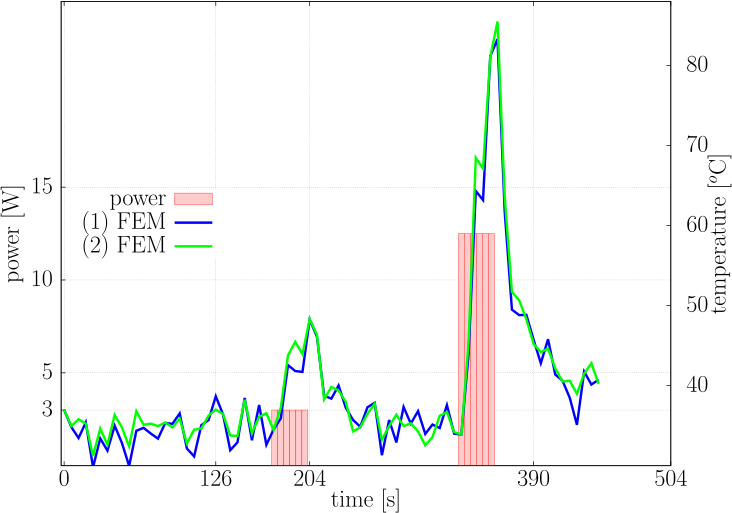

This figure's Python source:
#! /usr/bin/env python
# $Id: demo.py 299 2007-03-30 12:52:17Z mhagger $

# Copyright (C) 1999-2003 Michael Haggerty <mhagger@alum.mit.edu>
#
# This file is licensed under the GNU Lesser General Public License
# (LGPL).  See LICENSE.txt for details.

"""demo.py -- Demonstrate the Gnuplot python module.

Run this demo by typing 'python demo.py'.  For a more complete test of
the Gnuplot package, see test.py.

"""

from numpy import *

# If the package has been installed correctly, this should work:
import Gnuplot, Gnuplot.funcutils,os

def PowerProfile(y):
    x = y/6.
    if(x<29):
     return 0
    elif(x<34):
     return 3.0
    elif(x<55):
     return 0
    elif(x<60):
     return 12.5
    else:
     return 0

def PlotPower(outputName):
    """Demonstrate the Gnuplot package."""

    # A straightforward use of gnuplot.  The `debug=1' switch is used
    # in these examples so that the commands that are sent to gnuplot
    # are also output on stderr.
    g = Gnuplot.Gnuplot(debug=1)
    #g.title('A simple example') # (optional)
    g('set term pslatex color size 7.5,5.25')
    g('set   output "%s.tex"' % outputName )
    g.xlabel('time  [s]') # (optional)
    g.ylabel('power [W]') # (optional)

    dataFiles = [["profiles/temperature0.0.csv","(2) FEM" ,(2,0),("x1y2",2,1)],
                 ["profiles/temperature1.0.csv","(1) FEM" ,(2,0),("x1y2",3,1)]
                ]
    deltat=6.0
    data = {}
    for filename,varName,(xcomp,ycomp),(axisplot,lc,lt)  in dataFiles:
       csvData = loadtxt(filename,delimiter=',',skiprows=1)
       data[varName] = Gnuplot.Data(deltat * csvData [:,xcomp] , csvData [:,ycomp],
                        title=varName,
                        with_='l lw 7 lc %d lt %d ' % (lc,lt) ,axes=axisplot )
    acquisitionImageID = [0,16,21,34,65,84]
    acquisitionImageID = [0,21,34,65,84]
    acquisitionTime =  map( lambda t : t*deltat, acquisitionImageID )
    maxTime = acquisitionTime[-1] 
    # give gnuplot an arbitrary commands
    g('set xr [*:%f]' % (maxTime)) 
    g('set grid') 
    g('set yr [*:25.0]') 
    g('set ytics  (3,5,10,15) nomirror ' ) 
    g('set y2r [30:88]' ) 
    g('set y2tics  (40,50,60,70,80) ' ) 
    g('set y2label  "temperature [$^o$C]"' ) # (optional)
    xtics = ','.join( [ '"%d" %f' % (time,time) for time in acquisitionTime] )
    g('set xtics (%s)' % xtics ) 
    # output to pdf
    #g('set term pslatex color size 7.5,5.25')
    #g('set   output "powerProfile.tex"         ')
    g('set key spacing 1.7 at 130,15')
    #g('set label "{\\\\normalsize (1) normal heating}" at 370,3.9 ')
    #g('set label "{\\\\normalsize (2) nanoparticle mediated heating}"   at 370,12.1 ')
    #g('set label "{\\\\small$\\\\delta t_{heating} = [204,390] $}" at 300,7.7 ')
    #g('set label "{\\\\small$\\\\delta t_{cooling} = [390,504] $}" at 450,6.7 ')


    time = arange(0,maxTime,5, dtype='float_')
    data['power'] = Gnuplot.Data(time, map(PowerProfile,time), title='power', with_='boxes fs solid 0.2 lc 1 ')

    # Plot a list of (x, y) pairs (tuples or a numpy array would
    # also be OK):
    #g.plot([[0,1.1], [1,5.8], [2,3.3], [3,4.2]])
    g.plot(data['power'],data['(1) FEM'],data['(2) FEM'])
    g('unset output ') # flush the output buffer
    os.system("""latex -jobname %s                                     \
\\\\documentclass{article}                                             \
\\\\usepackage{amssymb,amsfonts,amsmath}                               \
\\\\usepackage{nopageno}                                               \
\\\\usepackage[left=.5in,right=.5in,top=1.0in,bottom=.5in]{geometry}   \
\\\\begin{document}                                                    \
\\\\LARGE                                                              \
\\\\begin{center}                                                      \
\\\\input{%s}                                                          \
\\\\end{center}                                                        \
\\\\end{document}                                                      \
    """ % (outputName,outputName) )
    os.system("dvipdf  %s.dvi" % outputName)
    os.system("pdfcrop %s.pdf" % outputName)
    os.system("mv      %s-crop.pdf %s.pdf" % (outputName,outputName) )
    ## raw_input('Please press return to continue...\n')

    ## g.reset()
    ## # Plot one dataset from an array and one via a gnuplot function;
    ## # also demonstrate the use of item-specific options:
    ## x = arange(10, dtype='float_')
    ## y1 = x**2
    ## # Notice how this plotitem is created here but used later?  This
    ## # is convenient if the same dataset has to be plotted multiple
    ## # times.  It is also more efficient because the data need only be
    ## # written to a temporary file once.
    ## d = Gnuplot.Data(x, y1,
    ##                  title='calculated by python',
    ##                  with_='points 3 3')
    ## g.title('Data can be computed by python or gnuplot')
    ## g.xlabel('x')
    ## g.ylabel('x squared')
    ## # Plot a function alongside the Data PlotItem defined above:
    ## g.plot(Gnuplot.Func('x**2', title='calculated by gnuplot'), d)
    ## raw_input('Please press return to continue...\n')

    ## # Save what we just plotted as a color postscript file.

    ## # With the enhanced postscript option, it is possible to show `x
    ## # squared' with a superscript (plus much, much more; see `help set
    ## # term postscript' in the gnuplot docs).  If your gnuplot doesn't
    ## # support enhanced mode, set `enhanced=0' below.
    ## g.ylabel('x^2') # take advantage of enhanced postscript mode
    ## g.hardcopy('gp_test.ps', enhanced=1, color=1)
    ## print ('\n******** Saved plot to postscript file "gp_test.ps" ********\n')
    ## raw_input('Please press return to continue...\n')

    ## g.reset()
    ## # Demonstrate a 3-d plot:
    ## # set up x and y values at which the function will be tabulated:
    ## x = arange(35)/2.0
    ## y = arange(30)/10.0 - 1.5
    ## # Make a 2-d array containing a function of x and y.  First create
    ## # xm and ym which contain the x and y values in a matrix form that
    ## # can be `broadcast' into a matrix of the appropriate shape:
    ## xm = x[:,newaxis]
    ## ym = y[newaxis,:]
    ## m = (sin(xm) + 0.1*xm) - ym**2
    ## g('set parametric')
    ## g('set data style lines')
    ## g('set hidden')
    ## g('set contour base')
    ## g.title('An example of a surface plot')
    ## g.xlabel('x')
    ## g.ylabel('y')
    ## # The `binary=1' option would cause communication with gnuplot to
    ## # be in binary format, which is considerably faster and uses less
    ## # disk space.  (This only works with the splot command due to
    ## # limitations of gnuplot.)  `binary=1' is the default, but here we
    ## # disable binary because older versions of gnuplot don't allow
    ## # binary data.  Change this to `binary=1' (or omit the binary
    ## # option) to get the advantage of binary format.
    ## g.splot(Gnuplot.GridData(m,x,y, binary=0))
    ## raw_input('Please press return to continue...\n')

    ## # plot another function, but letting GridFunc tabulate its values
    ## # automatically.  f could also be a lambda or a global function:
    ## def f(x,y):
    ##     return 1.0 / (1 + 0.01 * x**2 + 0.5 * y**2)

    ## g.splot(Gnuplot.funcutils.compute_GridData(x,y, f, binary=0))
    ## raw_input('Please press return to continue...\n')

    ## # Explicit delete shouldn't be necessary, but if you are having
    ## # trouble with temporary files being left behind, try uncommenting
    ## # the following:
    ## #del g, d


# when executed, just run powerProfile():
if __name__ == '__main__':
    PlotPower("powerProfile")
